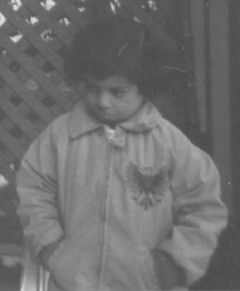
%> input picture Tutorials/3. Smoothening and Histogram Manipulation/pout.jpg, 240 x 291 px
$ octave contraststretchhistoequal.m   (GNU Octave 9; MATLAB toolbox functions it lacks are replaced by stand-ins)
%> lines starting %> are read from the running program, lines starting %| are printed output that depends on the picture
img = imread('pout.jpg');
%> img is the input picture: size 291x240 uint8; min 73, max 228, mean 110.3
figure, subplot(1, 2, 1);
imshow(img, []), title('Original image')

subplot (1, 2, 2)   % shows the histogram of the image
imhist(img), title('Histogram of original image')
%> after `title('Histogram of original image')`:
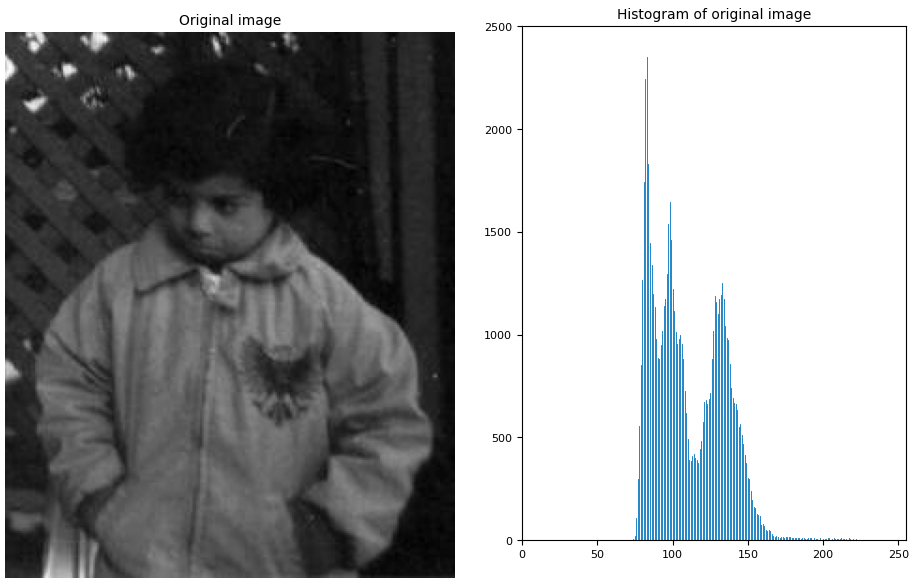
%> figure redrawn from the program's plot data, 2 panels

img1 = imadjust(img);       % code for contrast stretching
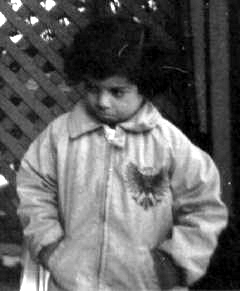
%> img1: size 291x240 uint8; min 0, max 255, mean 98.7
figure, subplot(2, 2, 1)
imshow(img1, []), title('Contrast Stretching')

subplot (2, 2, 2)
imhist(img1), title('Histogram of contrast stretching')

img2 = histeq(img);         % code for histogram equalization
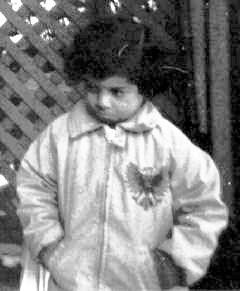
%> img2: size 291x240 uint8; min 0, max 255, mean 127.5
subplot (2, 2, 3)
imshow(img2, []), title('Histogram equalization')

subplot (2, 2, 4)
imhist(img2), title('Equalized Histogram')
%> after `title('Equalized Histogram')`:
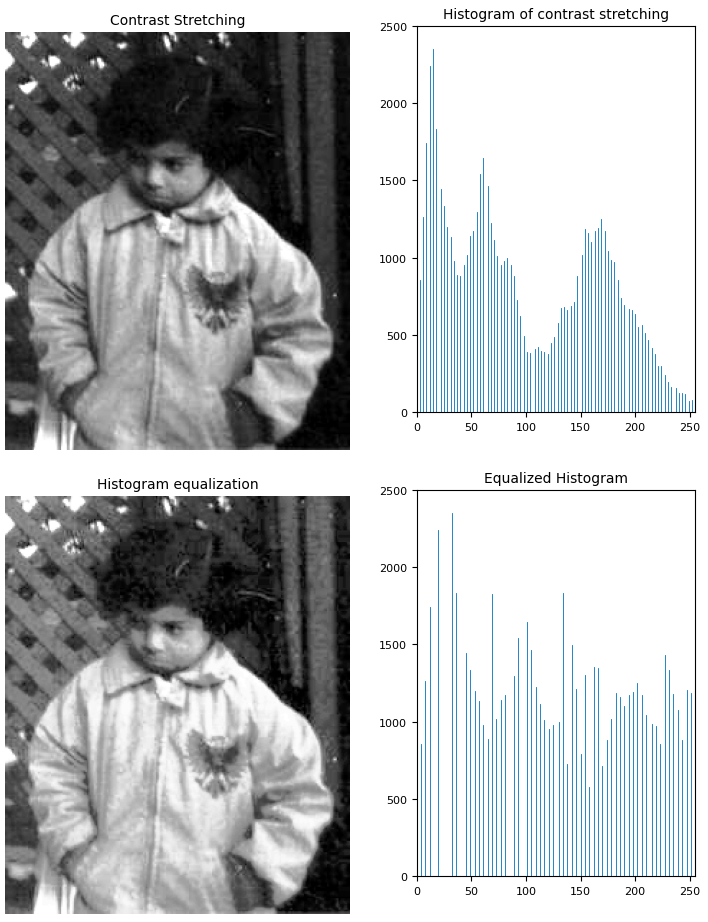
%> figure redrawn from the program's plot data, 4 panels

$ run again, with Tutorials/3. Smoothening and Histogram Manipulation/live.jpg copied over Tutorials/3. Smoothening and Histogram Manipulation/pout.jpg
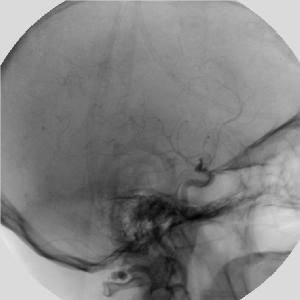
%> input picture Tutorials/3. Smoothening and Histogram Manipulation/live.jpg, 300 x 300 px
%> img is the input picture: size 300x300 uint8; min 1, max 245, mean 130.1
%> `img2 = histeq(img);`:
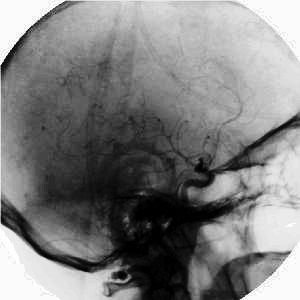
%> img2: size 300x300 uint8; min 0, max 255, mean 126.8
%> `title('Equalized Histogram')`:
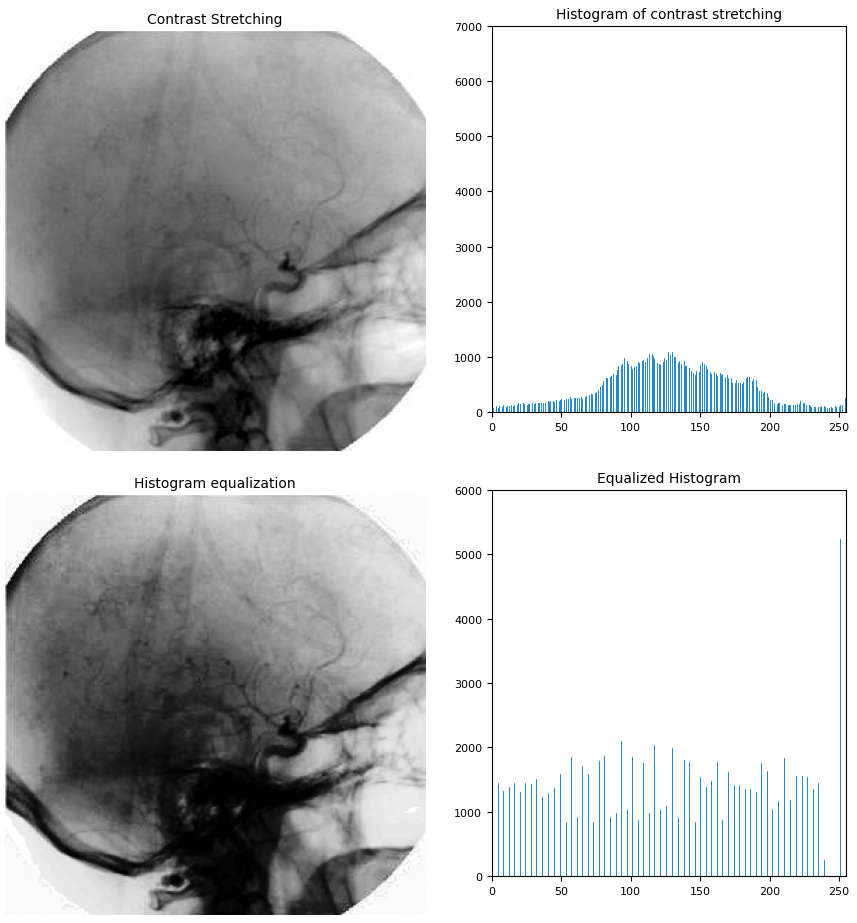
%> figure redrawn from the program's plot data, 4 panels

$ run again, with Tutorials/3. Smoothening and Histogram Manipulation/skull.png saved as Tutorials/3. Smoothening and Histogram Manipulation/pout.jpg
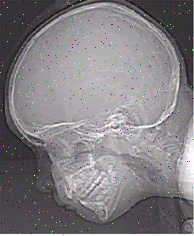
%> input picture Tutorials/3. Smoothening and Histogram Manipulation/skull.png, 194 x 236 px
%> img is the input picture: size 236x194x3 uint8; mean R, G, B 130.5, 126.9, 130.5
%> `img2 = histeq(img);`:
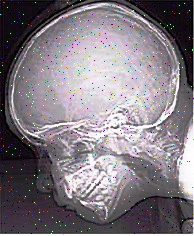
%> img2: size 236x194x3 uint8; mean R, G, B 128.9, 121.8, 128.8
%> `title('Equalized Histogram')`:
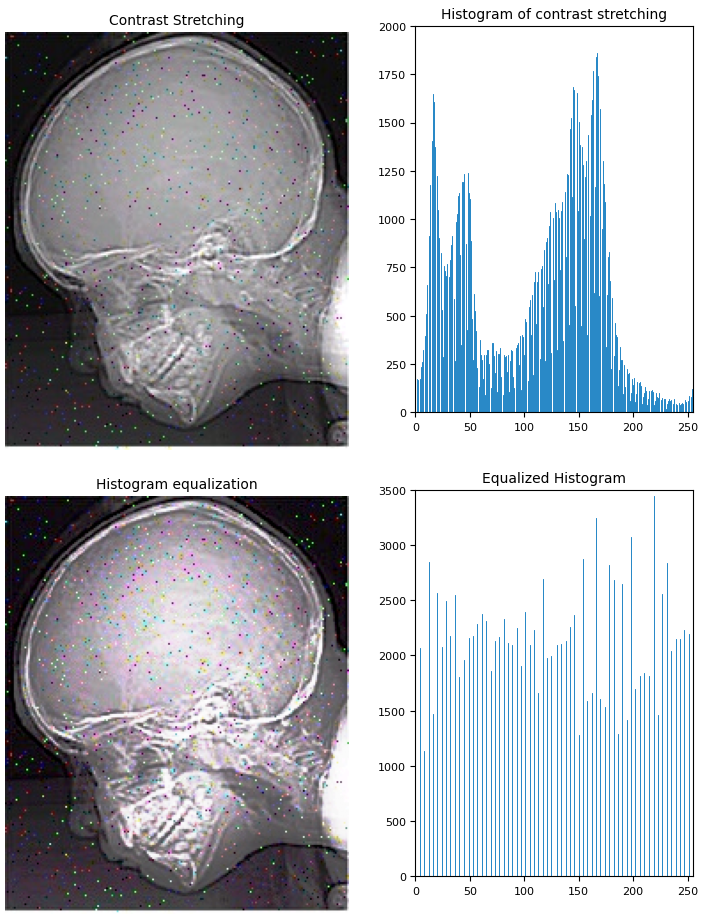
%> figure redrawn from the program's plot data, 4 panels
